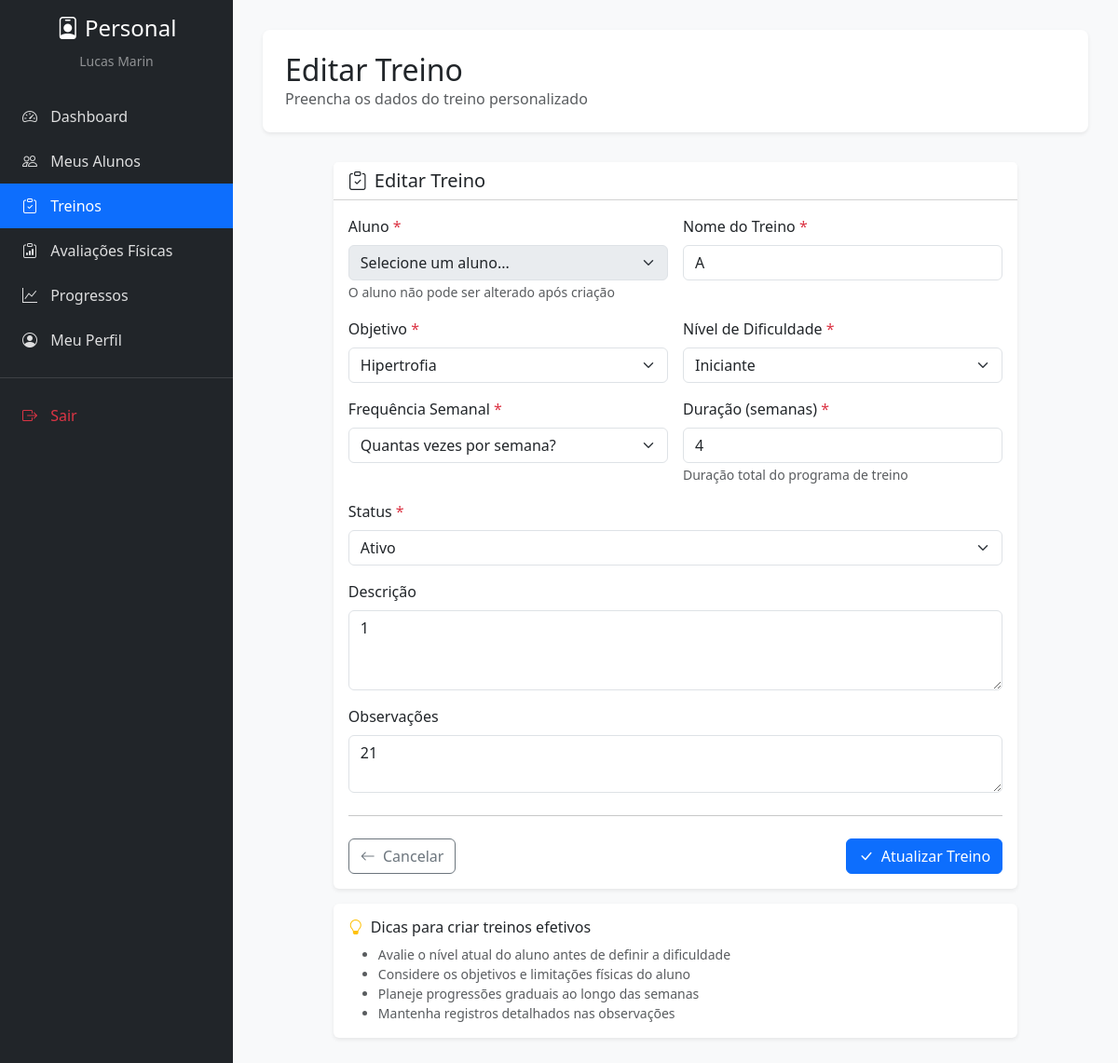
The app's page /personal/treinos/3/editar (signed in) with its own data.
### tables this page shows
CREATE TABLE usuario (
    id INTEGER PRIMARY KEY AUTOINCREMENT,
    nome TEXT NOT NULL,
    email TEXT UNIQUE NOT NULL,
    senha TEXT NOT NULL,
    perfil TEXT NOT NULL DEFAULT 'cliente',
    foto TEXT,
    token_redefinicao TEXT,
    data_token TIMESTAMP,
    data_cadastro TIMESTAMP DEFAULT CURRENT_TIMESTAMP
);

CREATE TABLE treino_personalizado (
    id INTEGER PRIMARY KEY AUTOINCREMENT,
    personal_aluno_id INTEGER NOT NULL,
    nome TEXT NOT NULL,
    descricao TEXT,
    objetivo TEXT NOT NULL,
    nivel_dificuldade TEXT NOT NULL,
    duracao_semanas INTEGER,
    dias_semana INTEGER DEFAULT 3,
    divisao_treino TEXT,
    observacoes TEXT,
    status TEXT DEFAULT 'ativo',
    data_inicio TIMESTAMP,
    data_fim TIMESTAMP,
    criado_em TIMESTAMP DEFAULT CURRENT_TIMESTAMP,
    atualizado_em TIMESTAMP,
    FOREIGN KEY (personal_aluno_id) REFERENCES personal_aluno(id) ON DELETE CASCADE
);

### main.py (the view)
@app.get("/personal/treinos/{treino_id}/editar")
@requer_autenticacao(['profissional'])
async def personal_treinos_editar_get(
    request: Request,
    treino_id: int,
    usuario_logado: dict = Depends(obter_usuario_logado)
):
    try:
        treino = treino_personalizado_repo.obter_por_id(treino_id)
        if not treino:
            return RedirectResponse("/personal/treinos?erro=Treino não encontrado", status_code=303)
        profissional = profissional_repo.obter_por_id(usuario_logado['id'])
        personal = personal_repo.obter_por_profissional(profissional.id) if profissional else None
        alunos_rel = personal_aluno_repo.obter_alunos_por_personal(personal.id) if personal else []
        alunos_disponiveis = []
        for rel in alunos_rel:
            cliente = cliente_repo.obter_por_id(rel.aluno_id)
            if cliente:
                usuario_aluno = usuario_repo.obter_por_id(cliente.usuario_id)
                if usuario_aluno:
                    alunos_disponiveis.append({
                        'id': rel.id,
                        'nome': usuario_aluno.nome,
                        'email': usuario_aluno.email
                    })
        return templates.TemplateResponse("personal/treinos/form.html", {
            "request": request,
            "usuario": usuario_logado,
            "treino": treino,
            "alunos_disponiveis": alunos_disponiveis,
            "titulo": "Editar Treino",
            "acao": "/personal/treinos/salvar"
        })
    except Exception as e:
        print(f"[ERRO] Editar treino GET: {str(e)}")
        return RedirectResponse("/personal/treinos?erro=Erro ao carregar treino", status_code=303)

### templates/personal/treinos/form.html (shortened to what this page needs)
{% extends "personal/base_personal.html" %}
{% block titulo %}{{ titulo }}{% endblock %}
{% block subtitulo %}Preencha os dados do treino personalizado{% endblock %}
{% block content %}
<div class="row justify-content-center">
    <div class="col-lg-10">
        <div class="card">
            <div class="card-header bg-white">
                <h5 class="mb-0">
                    <i class="bi bi-clipboard-check me-2"></i>{{ titulo }}
                </h5>
            </div>
            <div class="card-body">
                <form method="POST" action="{{ acao }}">
                    <div class="row g-3">
                        <div class="col-md-6">
                            <label for="aluno_id" class="form-label">
                                Aluno <span class="text-danger">*</span>
                            </label>
                            <select class="form-select" id="aluno_id" name="aluno_id" required
                                    {% if treino %}disabled{% endif %}>
                                <option value="">Selecione um aluno...</option>
                            </select>
                            {% if treino %}
                            <small class="text-muted">O aluno não pode ser alterado após criação</small>
                            {% endif %}
                        </div>
                        <div class="col-md-6">
                            <label for="nome" class="form-label">
                                Nome do Treino <span class="text-danger">*</span>
                            </label>
                            <input type="text" class="form-control" id="nome" name="nome"
                                   value="{{ treino.nome if treino else '' }}"
                                   placeholder="Ex: Treino Hipertrofia A" required>
                        </div>
                        <div class="col-md-6">
                            <label for="objetivo" class="form-label">
                                Objetivo <span class="text-danger">*</span>
                            </label>
                            <select class="form-select" id="objetivo" name="objetivo" required>
                                <option value="Hipertrofia" {% if treino and treino.objetivo == 'Hipertrofia' %}selected{% endif %}>Hipertrofia</option>
                            </select>
                        </div>
                        <div class="col-md-6">
                            <label for="nivel_dificuldade" class="form-label">
                                Nível de Dificuldade <span class="text-danger">*</span>
                            </label>
                            <select class="form-select" id="nivel_dificuldade" name="nivel_dificuldade" required>
                                <option value="Iniciante" {% if treino and treino.nivel_dificuldade == 'Iniciante' %}selected{% endif %}>Iniciante</option>
                            </select>
                        </div>
                        <div class="col-md-6">
                            <label for="frequencia_semanal" class="form-label">
                                Frequência Semanal <span class="text-danger">*</span>
                            </label>
                            <select class="form-select" id="frequencia_semanal" name="frequencia_semanal" required>
                                <option value="">Quantas vezes por semana?</option>
                            </select>
                        </div>
                        <div class="col-md-6">
                            <label for="duracao_semanas" class="form-label">
                                Duração (semanas) <span class="text-danger">*</span>
                            </label>
                            <input type="number" class="form-control" id="duracao_semanas"
                                   name="duracao_semanas" min="1" max="52"
                                   value="{{ treino.duracao_semanas if treino else 4 }}" required>
                            <small class="text-muted">Duração total do programa de treino</small>
                        </div>
                        <div class="col-md-12">
                            <label for="status" class="form-label">
                                Status <span class="text-danger">*</span>
                            </label>
                            <select class="form-select" id="status" name="status" required>
                                <option value="ativo" {% if not treino or treino.status == 'ativo' %}selected{% endif %}>Ativo</option>
                            </select>
                        </div>
                        <div class="col-md-12">
                            <label for="descricao" class="form-label">Descrição</label>
                            <textarea class="form-control" id="descricao" name="descricao" rows="3"
                                      placeholder="Descreva o treino e seus exercícios principais...">{{ treino.descricao if treino else '' }}</textarea>
                        </div>
                        <div class="col-md-12">
                            <label for="observacoes" class="form-label">Observações</label>
                            <textarea class="form-control" id="observacoes" name="observacoes" rows="2"
                                      placeholder="Observações sobre limitações, cuidados especiais, etc...">{{ treino.observacoes if treino else '' }}</textarea>
                        </div>
                    </div>
                    <hr class="my-4">
                    <div class="d-flex justify-content-between">
                        <a href="/personal/treinos" class="btn btn-outline-secondary">
                            <i class="bi bi-arrow-left me-1"></i> Cancelar
                        </a>
                        <button type="submit" class="btn btn-primary">
                            <i class="bi bi-check-lg me-1"></i>
                            {% if treino %}Atualizar{% else %}Criar{% endif %} Treino
                        </button>
                    </div>
                </form>
            </div>
        </div>
        <div class="card mt-3">
            <div class="card-body">
                <h6 class="card-title">
                    <i class="bi bi-lightbulb text-warning me-2"></i>Dicas para criar treinos efetivos
                </h6>
                <ul class="mb-0 small text-muted">
                    <li>Avalie o nível atual do aluno antes de definir a dificuldade</li>
                    <li>Considere os objetivos e limitações físicas do aluno</li>
                    <li>Planeje progressões graduais ao longo das semanas</li>
                    <li>Mantenha registros detalhados nas observações</li>
                </ul>
            </div>
        </div>
    </div>
</div>
{% endblock %}

### templates/personal/base_personal.html (shortened to what this page needs)
<!DOCTYPE html>
<html lang="pt-BR">
<head>
    <link href="https://cdn.jsdelivr.net/npm/bootstrap@5.3.0/dist/css/bootstrap.min.css" rel="stylesheet">
    <link rel="stylesheet" href="https://cdn.jsdelivr.net/npm/bootstrap-icons@1.10.0/font/bootstrap-icons.css">
</head>
<body>
    <div class="sidebar">
        <div class="text-center mb-4">
            <h4 class="text-white">
                <i class="bi bi-person-badge"></i> Personal
            </h4>
            <small class="text-white-50">{{ usuario.nome if usuario else 'Personal' }}</small>
        </div>
        <nav class="nav flex-column">
            <a class="nav-link {% if request.url.path == '/personal/dashboard' %}active{% endif %}" href="/personal/dashboard">
                <i class="bi bi-speedometer2"></i> Dashboard
            </a>
            <a class="nav-link {% if '/personal/alunos' in request.url.path %}active{% endif %}" href="/personal/alunos">
                <i class="bi bi-people"></i> Meus Alunos
            </a>
            <a class="nav-link {% if '/personal/treinos' in request.url.path %}active{% endif %}" href="/personal/treinos">
                <i class="bi bi-clipboard-check"></i> Treinos
            </a>
            <a class="nav-link {% if '/personal/avaliacoes' in request.url.path %}active{% endif %}" href="/personal/avaliacoes">
                <i class="bi bi-clipboard-data"></i> Avaliações Físicas
            </a>
            <a class="nav-link {% if '/personal/progressos' in request.url.path %}active{% endif %}" href="/personal/progressos">
                <i class="bi bi-graph-up"></i> Progressos
            </a>
            <a class="nav-link {% if '/personal/perfil' in request.url.path %}active{% endif %}" href="/personal/perfil">
                <i class="bi bi-person-circle"></i> Meu Perfil
            </a>
            <hr class="text-white-50">
            <a class="nav-link text-danger" href="/logout">
                <i class="bi bi-box-arrow-right"></i> Sair
            </a>
        </nav>
    </div>
    <div class="main-content">
        <div class="page-header">
            <h2 class="mb-0">{% block titulo %}Dashboard{% endblock %}</h2>
            <p class="text-muted mb-0">{% block subtitulo %}{% endblock %}</p>
        </div>
        {% block content %}{% endblock %}
    </div>
</body>
</html>

### templates/personal/base_personal.html (style rules this page uses)
:root { --primary-color: #0d6efd; --sidebar-bg: #212529; --sidebar-hover: #2c3034; }
body { min-height: 100vh; background-color: #f8f9fa; }
.sidebar { position: fixed; top: 0; left: 0; bottom: 0; width: 250px; background-color: var(--sidebar-bg); padding-top: 1rem; overflow-y: auto; z-index: 1000; }
.sidebar .nav-link { color: rgba(255, 255, 255, 0.85); padding: 0.75rem 1.5rem; transition: all 0.3s; }
.sidebar .nav-link.active { background-color: var(--primary-color); color: #fff; }
.sidebar .nav-link i { width: 20px; margin-right: 10px; }
.main-content { margin-left: 250px; padding: 2rem; }
.page-header { background: white; padding: 1.5rem; border-radius: 0.5rem; margin-bottom: 2rem; box-shadow: 0 0.125rem 0.25rem rgba(0,0,0,0.075); }
.card { border: none; box-shadow: 0 0.125rem 0.25rem rgba(0,0,0,0.075); }

### records on screen
usuario: nome "Lucas Marin"
treino_personalizado: nome "A", objetivo "Hipertrofia", nivel_dificuldade "Iniciante", duracao_semanas "4", status "Ativo", descricao "1", observacoes "21"

### other values on screen
{{ titulo }} "Editar Treino"
